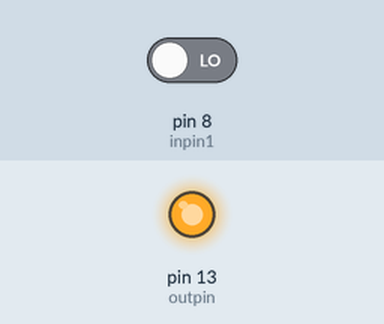
A sketch run on a simulated Arduino Uno, built with avr-gcc and run on an emulated ATmega328P. Parts: output pins drawn as LEDs (lit = HIGH). The inputs (shaded band) are chosen by the test bench; at power-on: pin 8 (inpin1) LOW.

Above: at 0.1 s.
Timing chart, 0 to 1.6 s (numbered marks = the images above):
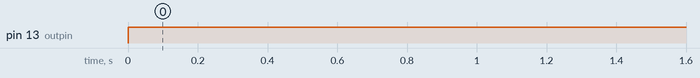

The sketch:

PushButtonNAND.ino
```cpp
int outpin = 13;

int inpin1 = 8;
int inpin2 = 9;
int inpin3 = 10;

void setup() {
  pinMode(outpin, OUTPUT);
  digitalWrite(outpin, LOW);

  pinMode(inpin1, INPUT);
  pinMode(inpin2, INPUT);
  pinMode(inpin3, INPUT);
}

void loop() {
  if (digitalRead(inpin1) && digitalRead(inpin2) && digitalRead(inpin3)) {
    digitalWrite(outpin, LOW);
  }
  else {
    digitalWrite(outpin, HIGH);
  }
}
```

Measured:
- by itself, pin 13 (outpin): LOW → HIGH at 0.00 s
